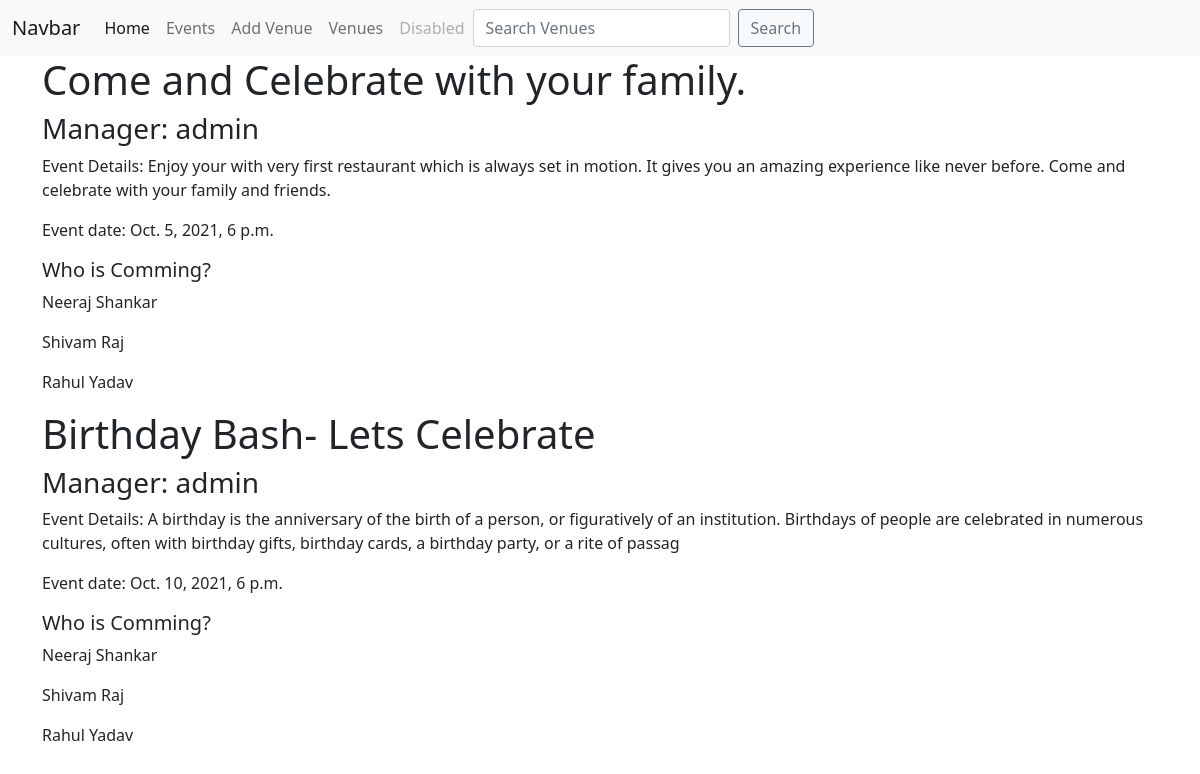
The page / on the database its author committed.
### events/models.py (models this page shows, shortened)
class Event(models.Model):
    name = models.CharField('Event Name', max_length=100)
    event_date = models.DateTimeField()
    venue = models.ForeignKey(Venue, blank=True, null=True, on_delete=models.CASCADE)
    event_manager = models.ForeignKey(User, blank=True, null=True, on_delete=SET_NULL)
    description = models.TextField('Event Description')
    attendees = models.ManyToManyField(MyClubUser, blank=True)

class MyClubUser(models.Model):
    first_name = models.CharField('First Name', max_length=50)
    last_name = models.CharField('Last Name', max_length=50)
    email_address = models.EmailField('Email Address')
    def __str__(self):
        return self.first_name + ' ' + self.last_name

### events/views.py (the view)
# urls.py: path('', views.testHome, name="list-events"),
def testHome(request):
    event_list = Event.objects.all()
    return render(request, 'demo.html', {'event_list': event_list})

### templates/demo.html
{% extends 'base.html' %}
{% block body%}
<div class="container">
    {% for event in event_list%}
    <div class="event-detail">
        <h1>{{event.name}}</h1>
        <h3>Manager: {{event.event_manager}}</h3>
        <p>Event Details: {{event.description}}</p>
        <p>Event date: {{event.event_date}}</p>
        <h5>Who is Comming?</h5>
        {% for user in event.attendees.all%}
        <p>{{user}}</p>
        {% endfor%}
    </div>
    {% endfor %}
</div>
{% endblock body%}

### rows shown on the page
Event: name "Come and Celebrate with your family.", event_manager "admin", description "Enjoy your with very first restaurant which is always set in motion. It gives you an amazing experience like never before. Come and celebrate with your family and friends.", event_date "Oct. 5, 2021, 6 p.m."
MyClubUser: first_name+last_name "Neeraj Shankar"
MyClubUser: first_name+last_name "Shivam Raj"
MyClubUser: first_name+last_name "Rahul Yadav"
Event: name "Birthday Bash- Lets Celebrate", event_manager "admin", description "A birthday is the anniversary of the birth of a person, or figuratively of an institution. Birthdays of people are celebrated in numerous cultures, often with birthday gifts, birthday cards, a birthday party, or a rite of passag", event_date "Oct. 10, 2021, 6 p.m."
